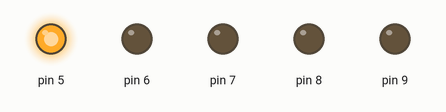
Bench run of a sketch on a simulated Arduino Uno, built with avr-gcc and run on an emulated ATmega328P. Shown: output pins drawn as LEDs (lit = HIGH).

Above: at 0.5 s.
At 2.5 s:
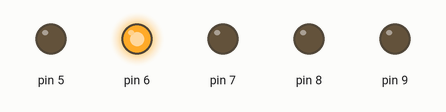
At 4.5 s:
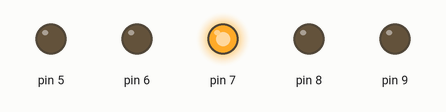
At 6.5 s:
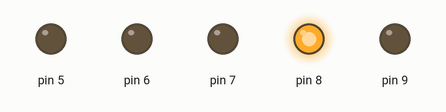
At 8.5 s:
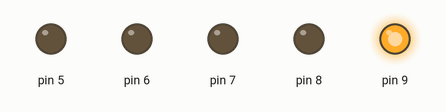
At 11.5 s:
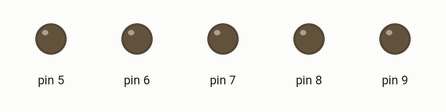
Timing chart, 0 to 13.0 s (numbered marks = the images above):
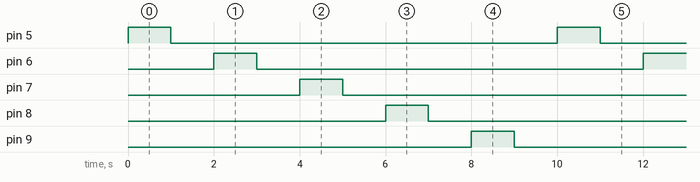

Measured:
- by itself, pin 5–9: alternates HIGH for 1.0 s and LOW for 9.0 s
- by itself, everything shown: repeats every 10.0 s, in 10 steps

The sketch:

Blink02.ino
```cpp
 int delay_time=1000;

void setup() {
  // initialize digital pin LED_BUILTIN as an output.
  pinMode(5, OUTPUT);
  pinMode(6, OUTPUT);
  pinMode(7, OUTPUT);
  pinMode(8, OUTPUT);
  pinMode(9, OUTPUT);
}

// the loop function runs over and over again forever
void loop() {
  blink_ligt(5);
  blink_ligt(6);
  blink_ligt(7);
  blink_ligt(8);
  blink_ligt(9);
}

void blink_ligt(int light_pin){
  digitalWrite(light_pin, HIGH);         // turn the LED on (HIGH is the voltage level)
  delay(delay_time);                     // wait for a second
  digitalWrite(light_pin, LOW);          // turn the LED off by making the voltage LOW
  delay(delay_time);                     // wait for a second
}
```
